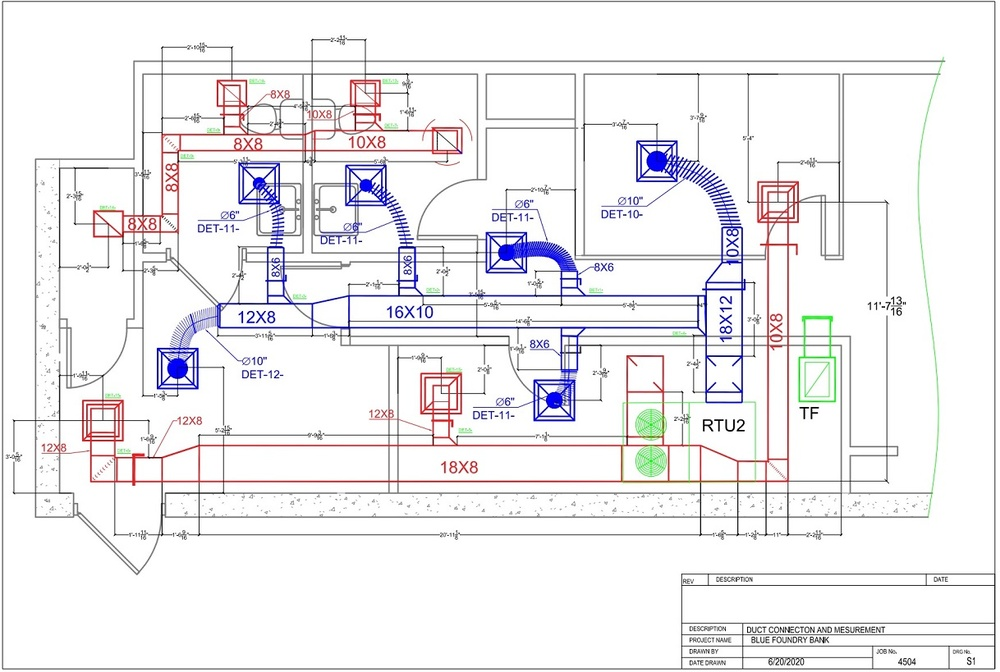
#> input picture projects/hvac/data/hvac_drawing.jpg, 1000 x 672 px, shrunk from 1218 x 819 before the run
$ python lesson_01_pixels.py data/hvac_drawing.jpg
#> lines starting #> are read from the running program, lines starting #| are printed output that depends on the picture; after the words box and inside, x2 and y2 are one past the last pixel; in counts of white or black regions, pixels touching at a corner belong together
"""Create and clean blue, green, and red masks for an HVAC drawing.

Learning purpose:
    This lesson demonstrates the first classical-computer-vision stages of the
    HVAC project. It turns an ordinary color image into three binary masks.
    A binary mask contains only black pixels (not selected) and white pixels
    (selected). Later lessons can use these white regions to find contours and
    bounding boxes that may represent ducts, symbols, or equipment.

Pipeline:
    1. Load the HVAC drawing as a NumPy array.
    2. Convert OpenCV's BGR colors to HSV colors.
    3. Select blue, green, and red pixels with HSV ranges.
    4. Remove small noise and fill tiny gaps in each mask.
    5. Save the original and cleaned masks for comparison.

Run normally to display the images:
    python lesson_01_pixels.py

Run without opening image windows:
    python lesson_01_pixels.py --no-display
"""

# sys provides access to command-line arguments in sys.argv. We use it only to
# detect whether the user supplied the optional --no-display argument.
import sys

# pathlib.Path represents filesystem paths as objects. It avoids fragile string
# concatenation and works cleanly with parent directories and filenames.
from pathlib import Path

# cv2 is the Python interface for OpenCV. It loads, converts, cleans, displays,
# and saves the images used throughout this lesson.
import cv2

# NumPy stores images as multidimensional arrays of numbers. It also creates
# the lower and upper HSV boundary arrays passed into cv2.inRange.
import numpy as np


# __file__ contains the location of this Python script. resolve() converts it
# to an absolute path, and parent selects the projects/hvac folder.
# This keeps paths working even when the terminal starts in another folder.
PROJECT_DIRECTORY = Path(__file__).resolve().parent

# The / operator joins Path objects safely. IMAGE_PATH now points to the source
# drawing, while OUTPUT_DIRECTORY is where generated masks will be written.
IMAGE_PATH = PROJECT_DIRECTORY / "data" / "hvac_drawing.jpg"
OUTPUT_DIRECTORY = PROJECT_DIRECTORY / "outputs"

# An HSV boundary has the form [Hue, Saturation, Value].
# Hue describes the color family, Saturation describes color strength, and
# Value describes brightness. OpenCV uses H: 0-179 and S/V: 0-255.
#
# np.uint8 is an unsigned 8-bit integer type whose values range from 0 to 255.
# It matches the numeric representation expected by OpenCV image functions.
# These blue boundaries accept hues from 90 through 140 while rejecting pixels
# that are extremely gray (low saturation) or extremely dark (low value).
LOWER_BLUE = np.array([90, 50, 50], dtype=np.uint8)
UPPER_BLUE = np.array([140, 255, 255], dtype=np.uint8)

# Green occupies one continuous area of the OpenCV Hue scale, so one lower and
# one upper boundary are sufficient for the green mask.
LOWER_GREEN = np.array([35, 50, 50], dtype=np.uint8)
UPPER_GREEN = np.array([90, 255, 255], dtype=np.uint8)

# Hue is circular: after its largest value, it returns to its smallest value.
# Red lies on that boundary, near both 0 and 179. One continuous interval would
# miss some red pixels, so the code creates two red masks and combines them.
LOWER_RED_RANGE_1 = np.array([0, 50, 50], dtype=np.uint8)
UPPER_RED_RANGE_1 = np.array([10, 255, 255], dtype=np.uint8)
LOWER_RED_RANGE_2 = np.array([170, 50, 50], dtype=np.uint8)
UPPER_RED_RANGE_2 = np.array([179, 255, 255], dtype=np.uint8)

# Ignore contours smaller than 80 square pixels so tiny specks do not clutter
# the bounding-box visualization.
MIN_CONTOUR_AREA = 80

# BGR colors used to draw bounding boxes for each HVAC system layer.
BOX_COLORS_BGR = {
    "blue": (255, 120, 0),
    "green": (0, 180, 0),
    "red": (0, 0, 255),
}


def create_red_mask(hsv_image: np.ndarray) -> np.ndarray:
    """Create one binary mask containing pixels from both red Hue ranges.

    Args:
        hsv_image: The complete drawing represented as an HSV NumPy array with
            shape ``(height, width, 3)``.

    Returns:
        A two-dimensional NumPy array with shape ``(height, width)``. A value
        of 255 means that the source pixel is red; 0 means it is not red.
    """
    # cv2.inRange compares every HSV pixel with all three lower and upper
    # boundaries. A pixel must satisfy the Hue, Saturation, and Value tests.
    # Matching pixels become white (255); nonmatching pixels become black (0).
    red_mask_1 = cv2.inRange(
        hsv_image,
        LOWER_RED_RANGE_1,
        UPPER_RED_RANGE_1,
    )
    red_mask_2 = cv2.inRange(
        hsv_image,
        LOWER_RED_RANGE_2,
        UPPER_RED_RANGE_2,
    )

    # bitwise_or compares the masks pixel by pixel. The output pixel is white
    # when red_mask_1 OR red_mask_2 is white, preserving both kinds of red.
    return cv2.bitwise_or(red_mask_1, red_mask_2)


def clean_mask(mask: np.ndarray, kernel: np.ndarray) -> np.ndarray:
    """Remove small noise and close tiny gaps in a binary mask.

    Args:
        mask: A two-dimensional binary image containing values 0 and 255.
        kernel: The small neighborhood shape OpenCV moves across the mask.

    Returns:
        A cleaned binary mask with the same width and height as the input.
    """
    # Morphological opening is erosion followed by dilation. Erosion first
    # removes tiny white regions, and dilation restores the surviving regions.
    opened_mask = cv2.morphologyEx(mask, cv2.MORPH_OPEN, kernel)

    # Morphological closing reverses that order: dilation followed by erosion.
    # It fills tiny black holes and reconnects small breaks in white regions.
    return cv2.morphologyEx(opened_mask, cv2.MORPH_CLOSE, kernel)


def find_external_contours(mask: np.ndarray) -> list[np.ndarray]:
    """Find outside boundaries around connected white regions in a binary mask.

    Args:
        mask: A cleaned 2D binary image (values 0 and 255) for one color layer.

    Returns:
        A Python list where each item is a NumPy array of ``(x, y)`` boundary
        points tracing one separate white island.
    """
    # Search for connected white regions in the binary mask. We pass mask.copy()
    # so OpenCV never mutates the caller's mask array.
    contours, _ = cv2.findContours(
        mask.copy(),

        # Return only outside boundaries, not holes inside objects.
        cv2.RETR_EXTERNAL,

        # Store only important corner/endpoint coordinates instead of every pixel.
        cv2.CHAIN_APPROX_SIMPLE,
    )

    return contours


def draw_contour_boxes(
    annotated_image: np.ndarray,
    contours: list[np.ndarray],
    box_color: tuple[int, int, int],
    min_area: int = MIN_CONTOUR_AREA,
) -> int:
    """Draw a bounding box around every contour larger than min_area.

    Args:
        annotated_image: Copy of the BGR drawing where boxes will be drawn.
        contours: List of contours returned by find_external_contours().
        box_color: BGR color tuple (Blue, Green, Red) for the rectangle border.
        min_area: Minimum contour area in pixels required to keep a region.

    Returns:
        The number of bounding boxes that passed the area filter and were drawn.
    """
    kept_box_count = 0

    for contour in contours:
        # contourArea measures the area enclosed by the contour boundary.
        area = cv2.contourArea(contour)
        if area < min_area:
            continue

        # boundingRect finds the smallest upright rectangle (x, y, width, height)
        # that completely encloses the contour points.
        x, y, box_width, box_height = cv2.boundingRect(contour)

        # Draw the rectangle from top-left (x, y) to bottom-right (x + w, y + h).
        cv2.rectangle(
            annotated_image,
            (x, y),
            (x + box_width, y + box_height),
            box_color,
            2,
        )
        kept_box_count += 1

    return kept_box_count


def save_image(output_path: Path, image: np.ndarray) -> None:
    """Save an image and raise an informative error if writing fails.

    Args:
        output_path: The complete destination path, including the filename.
        image: The OpenCV/NumPy image array that should be written.
    """
    # OpenCV expects a string path, so str converts the Path object. imwrite
    # returns a Boolean instead of automatically raising an error on failure.
    saved_successfully = cv2.imwrite(str(output_path), image)

    # Explicitly raise an exception so a missing output file cannot go unnoticed.
    if not saved_successfully:
        raise OSError(f"Could not save image: {output_path}")


def main() -> None:
    """Load the drawing, create masks, clean them, and report the results."""
    # parents=True creates missing parent folders if necessary. exist_ok=True
    # means running the lesson again is allowed when outputs already exists.
    OUTPUT_DIRECTORY.mkdir(parents=True, exist_ok=True)

    # imread decodes the JPEG and returns a NumPy array. A normal color image
    # has shape (height, width, 3), and OpenCV orders its channels as B, G, R.
    image = cv2.imread(str(IMAGE_PATH))
#> image is the input picture: shape (672, 1000, 3); mean B, G, R 240.2, 238.2, 239.5

    # OpenCV returns None when the path is wrong or the file is unreadable.
    if image is None:
        raise ValueError(f"Image was not found or could not be read: {IMAGE_PATH}")

    # NumPy shape returns height first, width second, and channels third. This
    # differs from the common coordinate notation (x, y), where x means width.
    height, width, channels = image.shape

    # HSV separates the basic color (Hue) from color strength and brightness.
    # This makes thresholding more understandable than comparing BGR channels.
    hsv_image = cv2.cvtColor(image, cv2.COLOR_BGR2HSV)
#> hsv_image: shape (672, 1000, 3); mean H, S, V 22.2, 7.5, 242.6

    # Each inRange call processes every pixel at once using optimized OpenCV
    # code. This vectorized operation avoids a slow Python loop over pixels.
    blue_mask = cv2.inRange(hsv_image, LOWER_BLUE, UPPER_BLUE)
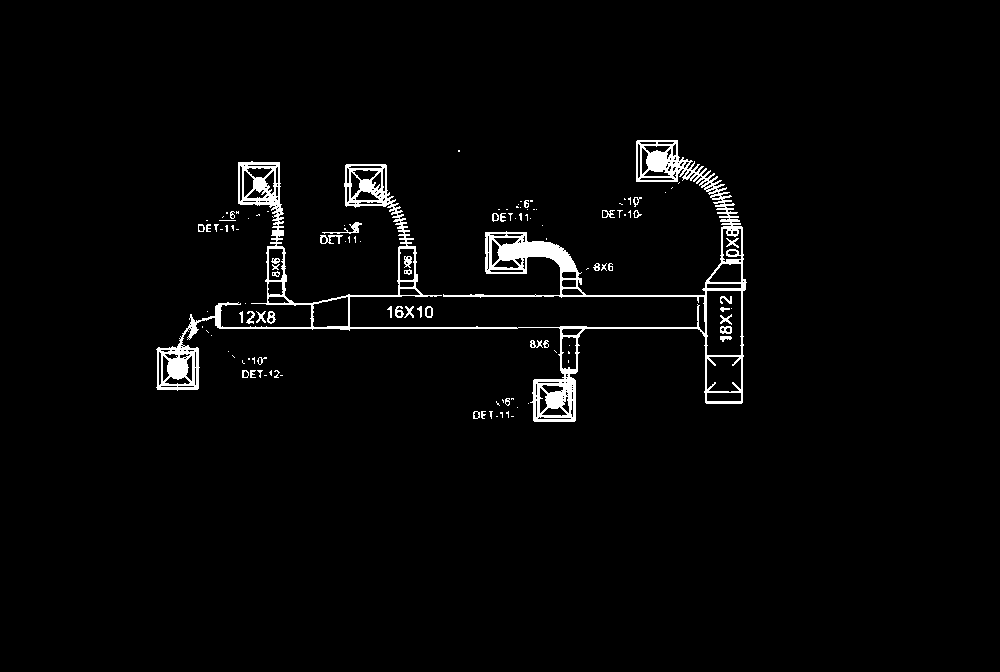
#> blue_mask: shape (672, 1000); 2.5% white; 119 white regions (75 under 20 px), largest, box (x1, y1, x2, y2) and area: (156, 140, 747, 422) 14844, (322, 222, 362, 234) 120, (320, 235, 343, 244) 99
    green_mask = cv2.inRange(hsv_image, LOWER_GREEN, UPPER_GREEN)
#> green_mask: shape (672, 1000); 0.43% white; 56 white regions (42 under 20 px), largest, box (x1, y1, x2, y2) and area: (798, 315, 836, 403) 815, (636, 444, 667, 477) 758, (636, 409, 667, 441) 740
    red_mask = create_red_mask(hsv_image)
#> in create_red_mask, `return cv2.bitwise_or(red_mask_1, red_mask_2)`:
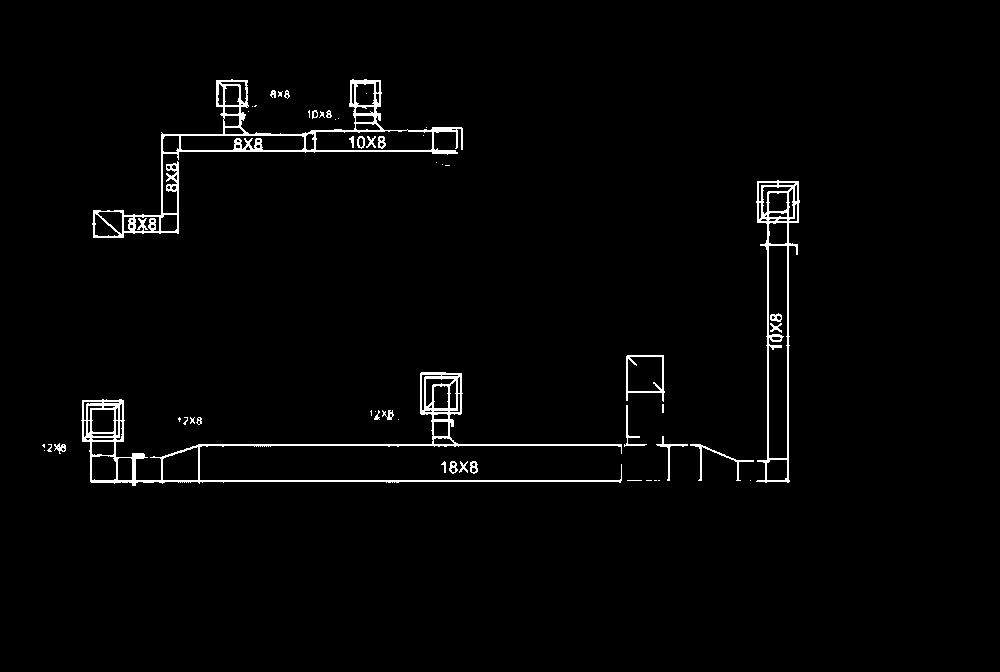
#> returned value: shape (672, 1000); 2% white in thin lines or dots, all inside (x1, y1, x2, y2) = (42, 79, 800, 486)

    # MORPH_RECT creates a 3x3 rectangular array of ones. During cleaning,
    # OpenCV centers this kernel on each pixel and examines its eight neighbors.
    kernel = cv2.getStructuringElement(cv2.MORPH_RECT, (3, 3))

    # A dictionary maps each readable color name to its NumPy mask. The loop
    # below can then apply identical operations without copying code three times.
    original_masks = {
        "blue": blue_mask,
        "green": green_mask,
        "red": red_mask,
    }
    # The type hint says keys are strings and values are NumPy arrays. The empty
    # dictionary will be populated one color at a time inside the loop.
    cleaned_masks: dict[str, np.ndarray] = {}

    # Copy the original drawing so we can draw bounding boxes on top without
    # altering the original image array.
    annotated_image = image.copy()

    # items() supplies both the dictionary key and value during each iteration.
    for color_name, original_mask in original_masks.items():
        # Clean the current mask and retain it for display later.
        cleaned_mask = clean_mask(original_mask, kernel)
        cleaned_masks[color_name] = cleaned_mask

        # Step 4: Find external contours on the cleaned mask and draw bounding
        # boxes around regions larger than MIN_CONTOUR_AREA.
        contours = find_external_contours(cleaned_mask)
        kept_boxes = draw_contour_boxes(
            annotated_image,
            contours,
            BOX_COLORS_BGR[color_name],
        )

        # Create descriptive output file paths.
        original_path = OUTPUT_DIRECTORY / f"{color_name}_mask.png"
        cleaned_path = OUTPUT_DIRECTORY / f"cleaned_{color_name}_mask.png"

        # Save both versions for visual comparison.
        save_image(original_path, original_mask)
        save_image(cleaned_path, cleaned_mask)

        # absdiff calculates the absolute difference at every pixel. Unchanged
        # pixels become 0; pixels altered by opening or closing become nonzero.
        difference = cv2.absdiff(original_mask, cleaned_mask)

        # Because difference is binary, countNonZero counts exactly how many
        # pixel locations changed. It does not determine whether changes are good.
        changed_pixel_count = cv2.countNonZero(difference)

        print(
            f"{color_name.capitalize()}: saved successfully; "
            f"changed pixels = {changed_pixel_count}; "
            f"total contours = {len(contours)}; "
            f"kept boxes (>= {MIN_CONTOUR_AREA}px) = {kept_boxes}"
        )
#> this loop made 3 passes
#> (color_name, kept_boxes, changed_pixel_count) on passes 1 to 3: ('blue', 10, 9182), ('green', 3, 493), ('red', 7, 9752)
#> (printed output is left out)
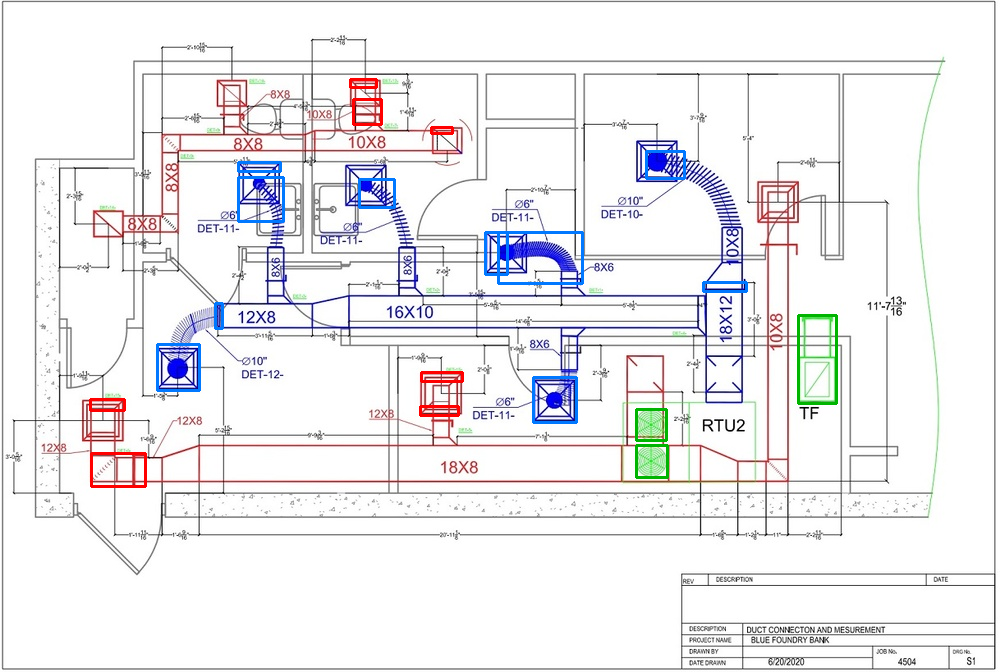
#> annotated_image: shape (672, 1000, 3); 1.16% of pixels changed, all inside (x1, y1, x2, y2) = (89, 78, 838, 488)
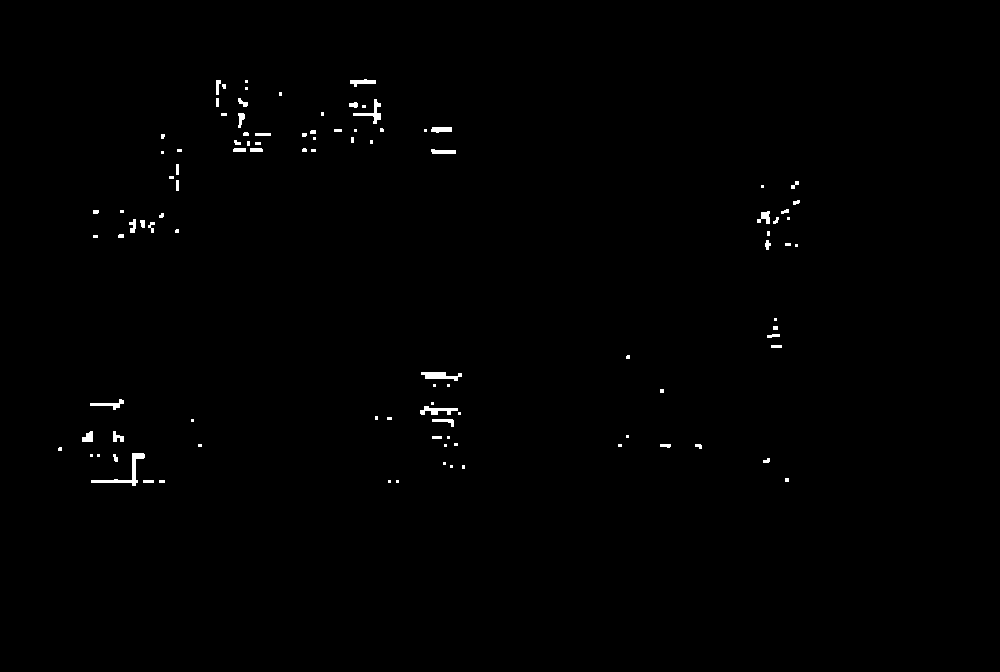
#> cleaned_mask: shape (672, 1000); 0.53% white; 102 white regions (56 under 20 px), largest, box (x1, y1, x2, y2) and area: (91, 453, 145, 486) 317, (421, 372, 462, 381) 219, (353, 99, 381, 124) 187
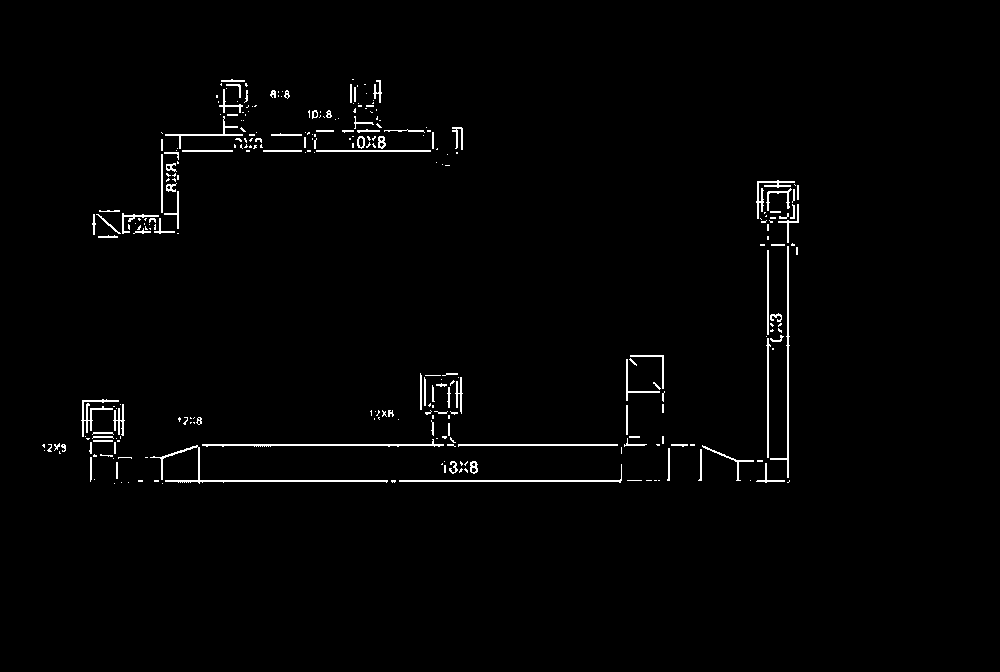
#> difference: shape (672, 1000); 1.5% white in thin lines or dots, all inside (x1, y1, x2, y2) = (42, 79, 799, 484)
#> after the loop, cleaned_masks = 3 items

    # Save the combined bounding-box image from Step 4.
    contour_boxes_path = OUTPUT_DIRECTORY / "contour_boxes.png"
    save_image(contour_boxes_path, annotated_image)

    # These diagnostic messages verify paths, dimensions, Python types, and mask
    # values. A correct binary mask should normally contain only 0 and 255.
    print(f"Image path: {IMAGE_PATH}")
    print(f"Image type: {type(image)}")
#| Image type: <class 'numpy.ndarray'>
    print(f"Image dimensions: width={width}, height={height}, channels={channels}")
#| Image dimensions: width=1000, height=672, channels=3
    print(f"Mask dimensions: {blue_mask.shape}")
#| Mask dimensions: (672, 1000)
    print(f"Blue mask values: {np.unique(blue_mask)}")
#| Blue mask values: [  0 255]
    print(f"Output directory: {OUTPUT_DIRECTORY}")

    # sys.argv contains the words typed after the script name. The expression is
    # False when --no-display is present, preventing GUI windows during testing.
    display_images = "--no-display" not in sys.argv

    if display_images:
        # Show the source image, Step 4 contour bounding boxes, and before/after masks.
        cv2.imshow("Original HVAC drawing", image)
        cv2.imshow("Step 4: Contour bounding boxes", annotated_image)
        cv2.imshow("Original blue mask", original_masks["blue"])
        cv2.imshow("Cleaned blue mask", cleaned_masks["blue"])
        cv2.imshow("Original green mask", original_masks["green"])
        cv2.imshow("Cleaned green mask", cleaned_masks["green"])
        cv2.imshow("Original red mask", original_masks["red"])
        cv2.imshow("Cleaned red mask", cleaned_masks["red"])

        # waitKey(0) pauses indefinitely until a key is pressed while an OpenCV
        # window is active. destroyAllWindows then releases every GUI window.
        cv2.waitKey(0)
        cv2.destroyAllWindows()


# Python sets __name__ to "__main__" when this file is executed directly. If a
# future lesson imports these functions, main() will not run automatically.
if __name__ == "__main__":
    main()
